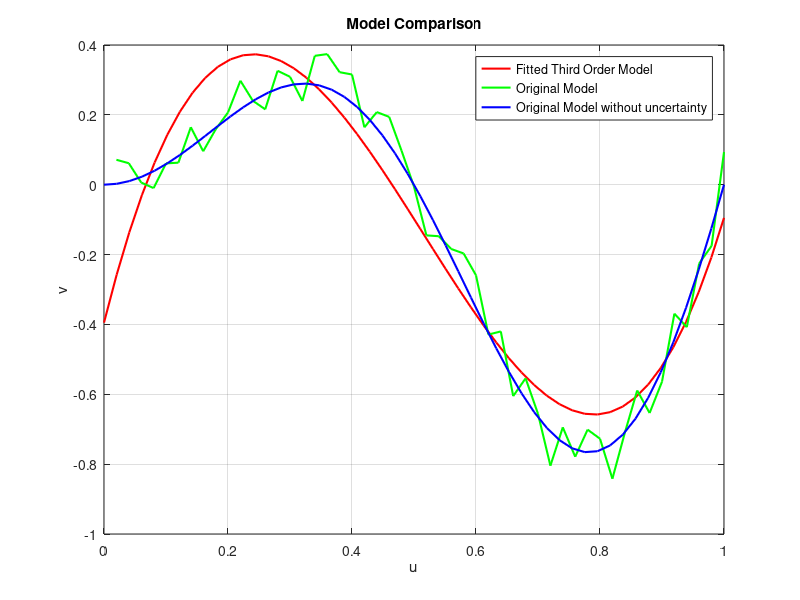
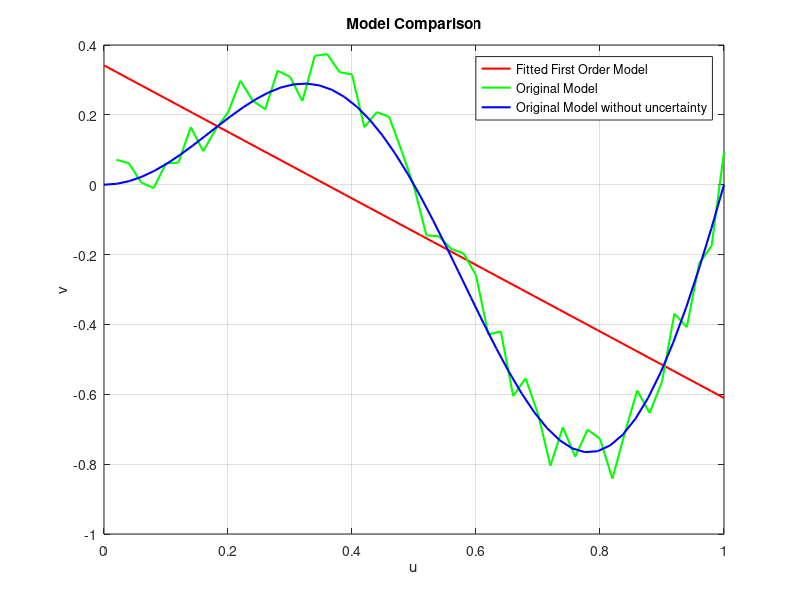
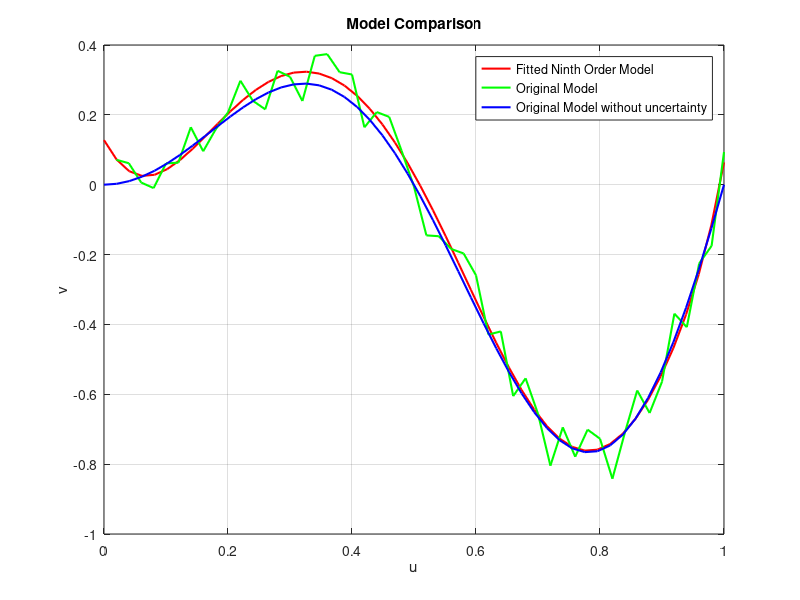

The MATLAB source for these figures, in order:
clear; clc;
%% Problem 1.1
% make 50 points equally spaced between 0 & 1 as the 
% input dataset {u^(i)}^50_{i=1}. 0 is not included in u_i.
u_i = linspace(0, 1, 51)';
u_i = u_i(2:51);

%% Problem 1.2
% Define v^(i) = u^(i)sin(2πu^(i)) + e^(i). e^(i) is the uncertainty 
% drawn from a uniform distribution over the interval [−0.1, 0.1].
rng(0); % rng used just to make sure rng shows the same val 
e_i = unifrnd(-0.1, 0.1, [50, 1]);
v_i = u_i.*sin(2*pi*u_i) + e_i;

%% Problem 1.3 - 1.4
% Regression problem is stated in the work sheet So is the E(θ). 
% Assume that M = 3, find the minimizer!

% Firstly I'll compute minimzer through MATLAB, 
% then I'll present the derivation in the report.

X = [ones(50,1), u_i, u_i.^2, u_i.^3];
theta_minm = (X' * X) \ (X' * v_i);

%% Problem 1.5
% Plot u ↦ h_{θ^∗}(u) in [0,1] domain. Also plot

u_test = linspace(0, 1, 50)';
v_test = u_test.*sin(2*pi*u_test) + unifrnd(-0.1, 0.1, [50, 1]);

% Calculate predicted values using the learned model
h_theta_star = [ones(50, 1), u_test, u_test.^2, u_test.^3]*theta_minm;

% Plot the learned model
figure(1)
plot(u_test, h_theta_star, 'r', 'LineWidth', 1.5);
hold on;
plot(u_i, v_i, 'g', 'LineWidth', 1.5);
plot(u_test, u_test.*sin(2*pi*u_test), 'b', 'LineWidth', 1.5);
legend('Fitted Third Order Model','Original Model','Original Model without uncertainty');
xlabel('u');
ylabel('v');
title('Model Comparison');
grid on;
hold off;

rms_error = sqrt(mean((h_theta_star - v_test).^2));
fprintf('The RMS error is: %.4f\n', rms_error);

%% Problem 1.6
% Repeat previous steps with M = 1 and 9
X_1 = [ones(50,1), u_i];
X_9 = [ones(50,1), u_i, u_i.^2, u_i.^3, u_i.^4, u_i.^5, u_i.^6, u_i.^7, u_i.^8, u_i.^9];
theta_minm_1 = (X_1' * X_1) \ (X_1' * v_i);
theta_minm_9 = (X_9' * X_9) \ (X_9' * v_i);
h_theta_star_1 = [ones(50, 1), u_test]*theta_minm_1;
h_theta_star_9 = [ones(50, 1), u_test, u_test.^2, u_test.^3, u_test.^4, u_test.^5, u_test.^6, u_test.^7, u_test.^8, u_test.^9]*theta_minm_9;


figure(2)
plot(u_test, h_theta_star_1, 'r', 'LineWidth', 1.5);
hold on;
plot(u_i, v_i, 'g', 'LineWidth', 1.5);
plot(u_test, u_test.*sin(2*pi*u_test), 'b', 'LineWidth', 1.5);
legend('Fitted First Order Model','Original Model','Original Model without uncertainty');
xlabel('u');
ylabel('v');
title('Model Comparison');
grid on;
hold off;

rms_error_1 = sqrt(mean((h_theta_star_1 - v_test).^2));
fprintf('The RMS error for first order model is: %.4f\n', rms_error_1);

figure(3)
plot(u_test, h_theta_star_9, 'r', 'LineWidth', 1.5);
hold on;
plot(u_i, v_i, 'g', 'LineWidth', 1.5);
plot(u_test, u_test.*sin(2*pi*u_test), 'b', 'LineWidth', 1.5);
legend('Fitted Ninth Order Model','Original Model','Original Model without uncertainty');
xlabel('u');
ylabel('v');
title('Model Comparison');
grid on;
hold off;

rms_error_9 = sqrt(mean((h_theta_star_9 - v_test).^2));
fprintf('The RMS error for ninth order model is: %.4f\n', rms_error_9);